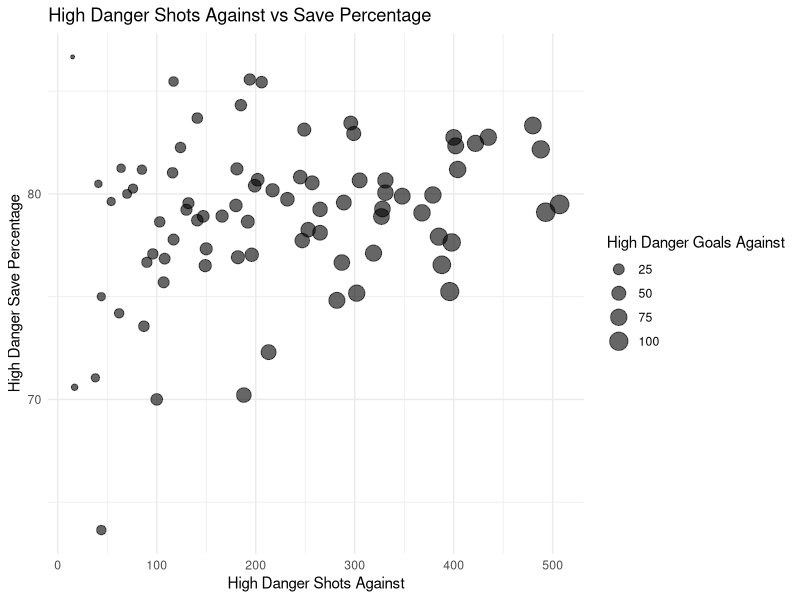
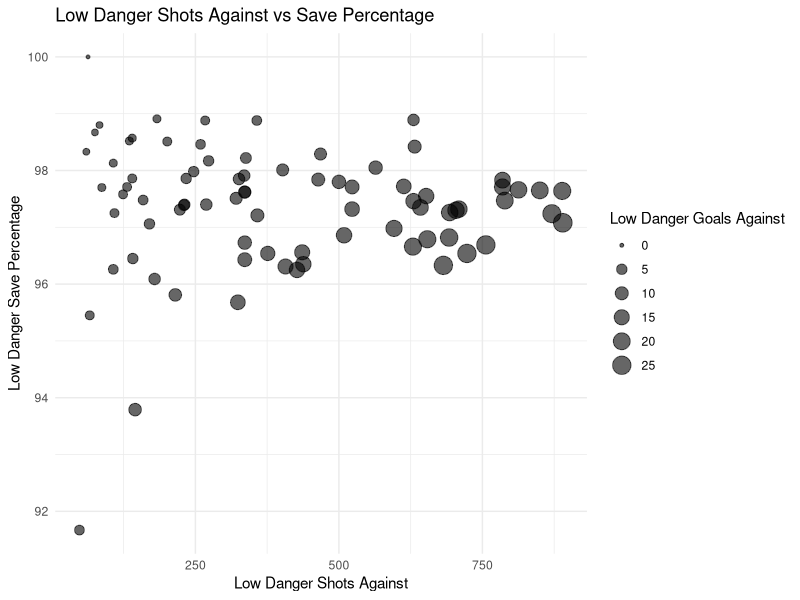
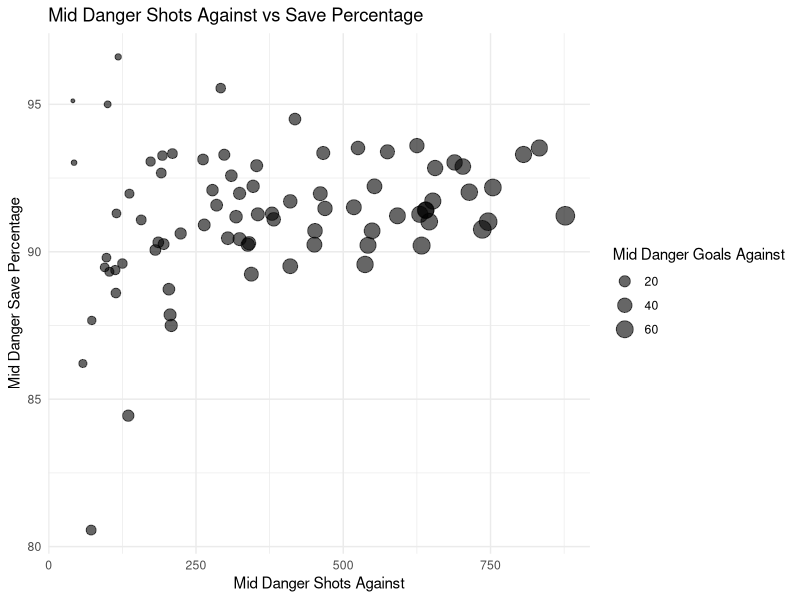

Generate these figures, in order, with R: (Note: this script raises an error after producing the figures.)
Sys.setenv(TZ = 'EST')

library(ggplot2)

###############################################################################

this.dir <- dirname(parent.frame(2)$ofile)
setwd(this.dir)

rm(list = ls())

###############################################################################

data01 <- read.csv("data/goalie_stats_20172018.csv")
data02 <- read.csv("data/goalie_stats_20162017.csv")
current <- read.csv("data/goalie_stats_20182019.csv")
old <- read.csv("data/goalie_stats_20152016.csv")

lowDanger <-
	data.frame(
		name = data01["Player"][[1]],
		ldsa = data01["LDSA"][[1]],
		ldsv = data01["LDSv."][[1]],
		ldga = data01["LDGA"][[1]]
	)
midDanger <-
	data.frame(
		name = data01["Player"][[1]],
		mdsa = data01["MDSA"][[1]],
		mdsv = data01["MDSv."][[1]],
		mdga = data01["MDGA"][[1]]
	)
highDanger <-
	data.frame(
		name = data01["Player"][[1]],
		hdsa = data01["HDSA"][[1]],
		hdsv = data01["HDSv."][[1]],
		hdga = data01["HDGA"][[1]]
	)

###############################################################################

ldGraph <- ggplot(lowDanger, aes(x = ldsa, y = ldsv)) +
	geom_point(alpha = 0.6, aes(size = ldga), show.legend = T) +
	theme_minimal() +
	ggtitle("Low Danger Shots Against vs Save Percentage") +
	labs(x = "Low Danger Shots Against",
		 y = "Low Danger Save Percentage",
		 size = "Low Danger Goals Against")

mdGraph <- ggplot(midDanger, aes(x = mdsa, y = mdsv)) +
	geom_point(alpha = 0.6, aes(size = mdga), show.legend = T) +
	theme_minimal() +
	ggtitle("Mid Danger Shots Against vs Save Percentage") +
	labs(x = "Mid Danger Shots Against",
		 y = "Mid Danger Save Percentage",
		 size = "Mid Danger Goals Against")

hdGraph <- ggplot(highDanger, aes(x = hdsa, y = hdsv)) +
	geom_point(alpha = 0.6, aes(size = hdga), show.legend = T) +
	theme_minimal() +
	ggtitle("High Danger Shots Against vs Save Percentage") +
	labs(x = "High Danger Shots Against",
		 y = "High Danger Save Percentage",
		 size = "High Danger Goals Against")

###############################################################################

# saveGraph

saveGraph <- function(graph, filename) {
	ggsave(
		filename,
		plot = graph,
		height = 27,
		width = 48,
		units = "cm"
	)
}

###############################################################################

saveGraph(ldGraph, "images/low-danger.png")
saveGraph(mdGraph, "images/mid-danger.png")
saveGraph(hdGraph, "images/high-danger.png")
